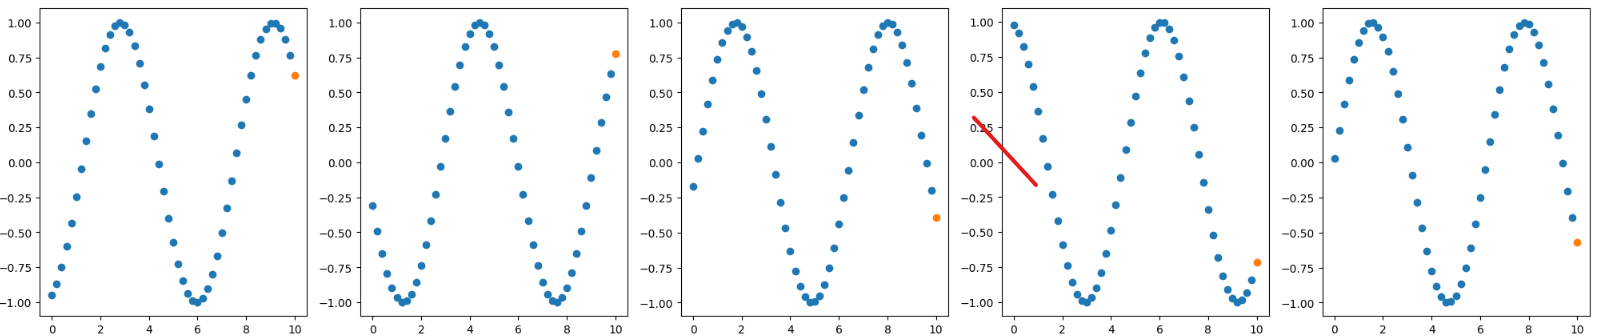

The script that drew this image:
#2018112571 김수성

import tensorflow as tf
from tensorflow import keras
import numpy as np
import matplotlib.pyplot as plt
import pandas as pd
from keras.optimizers import Adam
from sklearn.metrics import mean_squared_error

x = np.arange(0, 10.2, 0.2)
print(x)

#data 생성
rand_unif = np.random.uniform(low=0.0, high=1.0, size=100)
phase_shift = rand_unif * 2 * np.pi

data = np.sin(x[:-1] - phase_shift[0])
label = np.sin(x[-1] - phase_shift[0])
for i, shift in enumerate(phase_shift):
  if (i != 0):
    temp_data  = np.sin(x[:-1] - shift)
    temp_label = np.sin(x[-1]- shift)
    data = np.row_stack((data, temp_data))  
    label = np.row_stack((label, temp_label))

subplot_index = 151
plt.figure(figsize = (25, 5))
for i in range(5):
  plt.subplot(subplot_index)
  plt.scatter(x[:-1], data[i])
  plt.scatter(x[-1], label[i])
  subplot_index += 1
plt.show()
print(data.shape)
print(label.shape)

#train test 데이터 분리

x_train, x_test = data[:80], data[80:]
t_train, t_test = label[:80], label[80:]
print(x_train.shape, x_test.shape)
print(t_train.shape, t_test.shape)

def plot(history, label, y_hat):
  plt.clf()
  plt.figure(figsize = (10, 10))
  plt.subplot(221)
  plt.plot(history.history["loss"])
  plt.ylabel("loss")
  plt.xlabel("epoch")

  plt.subplot(222)
  plt.scatter(t_train, y_hat[:80], label="train")
  plt.scatter(t_test, y_hat[80:], label="test")
  plt.xlabel("y")
  plt.ylabel("y_hat")
  plt.legend()

  plt.subplot(223)
  plt.plot(label[:80], color="black", label="y")
  plt.plot(y_hat[:80], color="red", label="y_hat")
  plt.text(0, 0.75, "MSE: %f" % mean_squared_error(label[:80], y_hat[:80]))
  
  plt.subplot(224)
  plt.plot(label[80:], color="black", label="y")
  plt.plot(y_hat[80:], color="red", label="y_hat")
  plt.text(0, 0.75, "MSE: %f" % mean_squared_error(label[80:], y_hat[80:]))

  plt.tight_layout()
  plt.show()

#RNN
model = tf.keras.Sequential([
    tf.keras.layers.SimpleRNN(units =  10, return_sequences=False,
                              input_shape = [50, 1]),
    tf.keras.layers.Dense(1)
])

model.compile(optimizer="adam", loss="mse")
model.summary()
print(x_train.shape, t_train.shape)

history = model.fit(x_train, t_train, epochs=50)
y_hat = model.predict(data)
plot(history, label, y_hat)

#LSTM
model_LSTM = tf.keras.Sequential([
    tf.keras.layers.LSTM(units =  10, return_sequences=False,
                              input_shape = [50, 1]),
    tf.keras.layers.Dense(1)
])

model_LSTM.compile(optimizer="adam", loss="mse")
model_LSTM.summary()
print(x_train.shape, t_train.shape)
history = model_LSTM.fit(x_train, t_train, epochs=50)
y_hat = model_LSTM.predict(data)
plot(history, label, y_hat)

#GRU
model_GRU = tf.keras.Sequential([
    tf.keras.layers.GRU(units =  10, return_sequences=False,
                              input_shape = [50, 1]),
    tf.keras.layers.Dense(1)
])

model_GRU.compile(optimizer="adam", loss="mse")
model_GRU.summary()
print(x_train.shape, t_train.shape)
history = model_GRU.fit(x_train, t_train, epochs=50)
y_hat = model_GRU.predict(data)
plot(history, label, y_hat)
